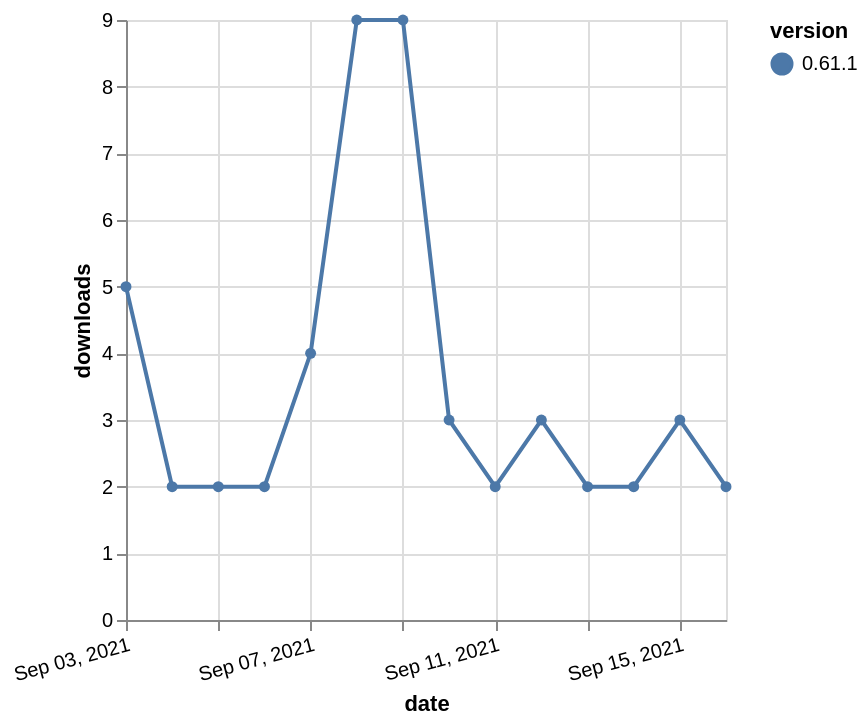

The specification (Vega-Lite) saved for this image:
### Vega-Lite specification from a JSON file in a GitHub repository (floating-point values rounded to 4 significant figures)
{"$schema": "https://vega.github.io/schema/vega-lite/v5.json", "description": "A simple bar chart with embedded data.", "data": {"values": [{"date": "2021-09-03", "total": 4365, "delta": 5, "version": "0.61.1"}, {"date": "2021-09-04", "total": 4367, "delta": 2, "version": "0.61.1"}, {"date": "2021-09-05", "total": 4369, "delta": 2, "version": "0.61.1"}, {"date": "2021-09-06", "total": 4371, "delta": 2, "version": "0.61.1"}, {"date": "2021-09-07", "total": 4375, "delta": 4, "version": "0.61.1"}, {"date": "2021-09-08", "total": 4384, "delta": 9, "version": "0.61.1"}, {"date": "2021-09-09", "total": 4393, "delta": 9, "version": "0.61.1"}, {"date": "2021-09-10", "total": 4396, "delta": 3, "version": "0.61.1"}, {"date": "2021-09-11", "total": 4398, "delta": 2, "version": "0.61.1"}, {"date": "2021-09-12", "total": 4401, "delta": 3, "version": "0.61.1"}, {"date": "2021-09-13", "total": 4403, "delta": 2, "version": "0.61.1"}, {"date": "2021-09-14", "total": 4405, "delta": 2, "version": "0.61.1"}, {"date": "2021-09-15", "total": 4408, "delta": 3, "version": "0.61.1"}, {"date": "2021-09-16", "total": 4410, "delta": 2, "version": "0.61.1"}]}, "width": "container", "mark": {"type": "line", "point": {"filled": true}}, "encoding": {"x": {"field": "date", "type": "temporal", "timeUnit": "yearmonthdate", "title": "date", "axis": {"labelAngle": -15}}, "y": {"field": "delta", "type": "quantitative", "title": "downloads"}, "color": {"field": "version", "type": "nominal"}, "tooltip": {"field": "delta"}}}
